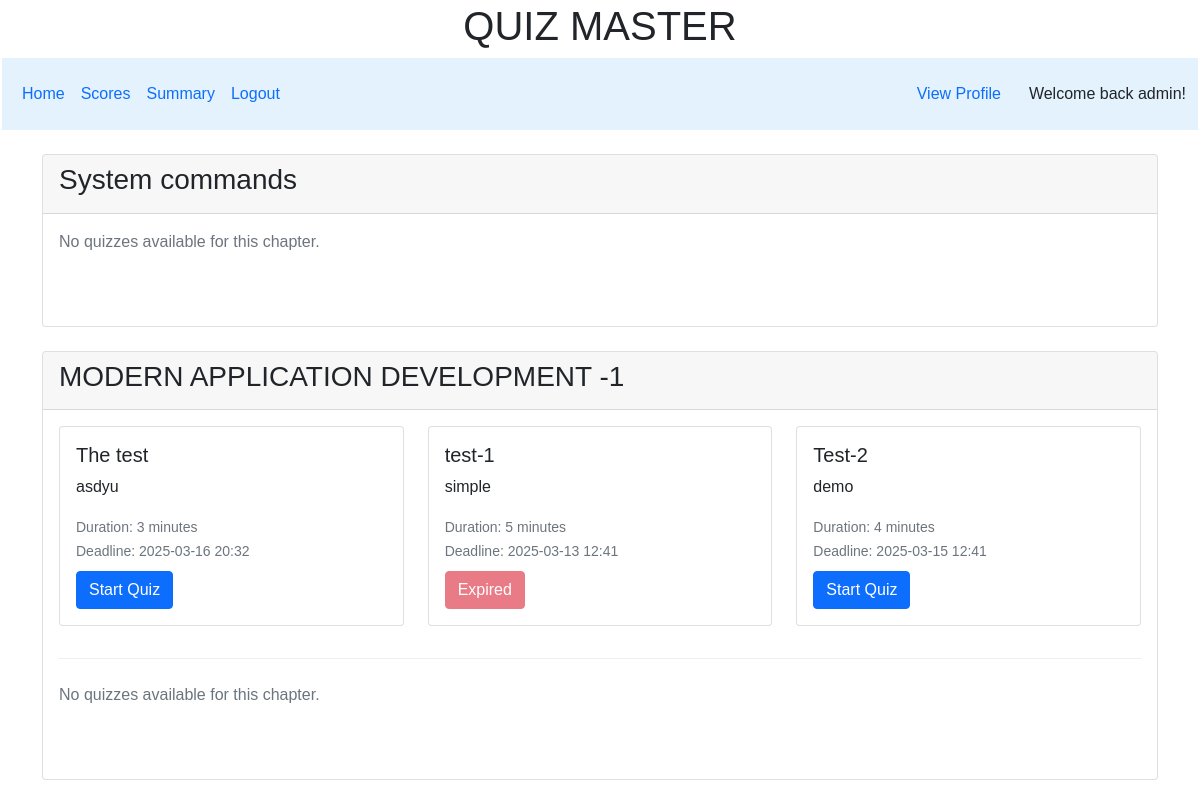
Page /user/1 on the committed database.
### controllers/model.py (models this page shows)
class User_Info(db.Model):
    __tablename__ = 'user_info'
    id = db.Column(db.Integer, primary_key=True)
    email = db.Column(db.String(120), unique=True, nullable=False)
    password = db.Column(db.String, nullable=False)
    role = db.Column(db.Integer, default=1)
    fullname = db.Column(db.String(120), nullable=False)
    qualification = db.Column(db.String, nullable=False)
    dob = db.Column(db.Date, nullable=False)
    quiz = db.relationship('QuizResult',cascade='all, delete', backref=db.backref('User_info_ref', lazy='select'), lazy=True)

class Subject(db.Model):
    __tablename__ = 'subject'
    id = db.Column(db.Integer, primary_key=True)
    subject = db.Column(db.String, nullable=False)
    description = db.Column(db.String, nullable=True)
    chapters = db.relationship('Chapter', backref=db.backref('subject_ref', lazy='select'), lazy=True)

class Chapter(db.Model):
    __tablename__ = 'chapter'
    id = db.Column(db.Integer, primary_key=True)
    subject_id = db.Column(db.Integer, db.ForeignKey('subject.id'), nullable=False)
    chapter = db.Column(db.String, nullable=False)
    description = db.Column(db.String, nullable=True)
    quizzes = db.relationship('Quiz', backref=db.backref('chapter_ref', lazy='select'), lazy='select')
    content = db.relationship('content', backref=db.backref('chapter_ref', lazy='select'), lazy='select')

class Quiz(db.Model):
    __tablename__ = 'Quiz'
    id = db.Column(db.Integer, primary_key=True)
    chapter_id = db.Column(db.Integer, db.ForeignKey('chapter.id'), nullable=False)
    title = db.Column(db.String, nullable=False)
    description= db.Column(db.String, nullable=True)
    deadline = db.Column(db.DateTime, nullable=False)
    totalNoQues = db.Column(db.Integer, default=0)
    totalMarks = db.Column(db.Integer, default=0)
    passingMarks = db.Column(db.Integer, default=0)
    duration = db.Column(db.Integer, nullable=True)
    questions = db.relationship('Question', back_populates='quiz',cascade="all, delete-orphan")
    def is_attempt(self,user_id):
        return QuizResult.query.filter_by(
            user_id=user_id,
            quiz_id=self.id
        ).first() is not None

### controllers/controller.py (the view)
@app.route("/user/<id>")
def user_interface(id):
    subjects = get_subjects()
    chapters = get_chapters()
    user_info = User_Info.query.filter_by(id=id).first()
    name = user_info.fullname
    quiz_results = {}
    for chapter in chapters:
        for quiz in chapter.quizzes:
            result = QuizResult.query.filter_by(user_id=user_info.id, quiz_id=quiz.id).first()
            quiz_results[quiz.id] = result.id if result else None
    session["quiz_results"] = quiz_results
    return render_template("user_interface.html",id=id, subjects=subjects,chapters=chapters,now=datetime.now(),user_info = user_info,quiz_results=quiz_results,name=name)

### controllers/controller.py (called while the page is built)
def get_subjects():
    allsubject = Subject.query.all()
    return allsubject

def get_chapters():
    allchapter = Chapter.query.all()
    return allchapter

### templates/user_interface.html
{% extends 'user_layout.html' %}
{% block content %}
<div class="container mt-4">
    {% for subject in subjects %}
    <div class="card mb-4">
        <div class="card-header">
            <h3>{{ subject.subject }}</h3>
        </div>
        <div class="card-body">
            {% for chapter in subject.chapters %}
            <div class="chapter-section mb-4">
                {% if chapter.quizzes %}
                <div class="row">
                    {% for quiz in chapter.quizzes %}
                    <div class="col-md-4 mb-3">
                        <div class="card">
                            <div class="card-body">
                                <h5 class="card-title">{{ quiz.title }}</h5>
                                <p class="card-text">{{ quiz.description }}</p>
                                <div class="quiz-info mb-2">
                                    <small class="text-muted">
                                        Duration: {{ quiz.duration }} minutes<br>
                                        Deadline: {{ quiz.deadline.strftime('%Y-%m-%d %H:%M') }}
                                    </small>
                                </div>
                                {% if quiz.deadline %}
                                    {% if quiz.deadline > now %}
                                        {% if not quiz.is_attempt(user_info.id) %}
                                            <a href="{{ url_for('start_quiz', quiz_id=quiz.id) }}"
                                            class="btn btn-primary">Start Quiz</a>
                                        {% else %}
                                            <button class="btn btn-secondary" disabled>Already Attempted</button>
                                            <a href="{{ url_for('quiz_result', result_id=quiz_results[quiz.id]) }}" class="btn btn-info mt-2">Review Quiz</a>
                                        {% endif %}
                                    {% else %}
                                        <button class="btn btn-danger" disabled>Expired</button>
                                    {% endif %}
                                {% else %}
                                    <a href="{{ url_for('start_quiz', quiz_id=quiz.id) }}"
                                    class="btn btn-primary">Start Quiz</a>
                                {% endif %}
                            </div>
                        </div>
                    </div>
                    {% endfor %}
                </div>
                {% else %}
                <p class="text-muted">No quizzes available for this chapter.</p>
                {% endif %}
            </div>
            {% endfor %}
        </div>
    </div>
    {% endfor %}
</div>
{% endblock %}

### templates/user_layout.html (shortened to what this page needs)
<!DOCTYPE html>
<html>
    <head>
    <link rel="stylesheet" href="/static/style.css">
    <link href="https://cdn.jsdelivr.net/npm/bootstrap@5.0.2/dist/css/bootstrap.min.css" rel="stylesheet">
    <link href='https://unpkg.com/boxicons@2.1.4/css/boxicons.min.css' rel='stylesheet'>
</head>
<body>
   <div class="my_container">
    <div class="center"><h1>QUIZ MASTER</h1></div>
    <div class="my_panel">
        <nav class="navbar navbar-expand-lg bg-body-tertiary" style="background-color: #e3f2fd;">
        <div class="container-fluid">
          <div class="collapse navbar-collapse" id="navbarText">
            <ul class="navbar-nav me-auto mb-2 mb-lg-0">
              <li class="nav-item">
                <a class="nav-link active" aria-current="page" href="{{ url_for('user_interface', id=user_info.id) }}">Home</a>
              </li>
              <li class="nav-item">
                <a class="nav-link" href="{{ url_for('scores', user_id=session.get('user_id')) }}">Scores</a>
              </li>
              <li class="nav-item">
                <a class="nav-link" href="{{ url_for('summary', user_id=session.get('user_id')) }}">Summary</a>
              </li>
              <li class="nav-item">
                <a class="nav-link" href="{{ url_for('logout') }}">Logout</a>
              </li>
            </ul>
            <nav class="navbar bg-body-tertiary">
                <div class="container-fluid">
                    <a class="nav-link" href="{{ url_for('view_profile', user_id=session.get('user_id')) }}">View Profile</a>
                </div>
              </nav>
              <span class="navbar-text">
                Welcome back {{ name }}!
              </span>
            </div>
          </div>
        </nav>
              {% block content %}
              {% endblock %}
            </div>
          </div>
          </body>
          </html>

### static/style.css (style rules this page uses)
* { margin: 0px; padding: 0px; box-sizing: border-box; font-family: Arial, Helvetica, sans-serif; }
.my_container { border: 2px solid white }
.center { text-align: center; margin: auto; }
.chapter-section { border-bottom: 1px solid #eee; padding-bottom: 1rem; }
.chapter-section:last-child { border-bottom: none; }

### rows in the picture
User_Info: fullname "admin"
Subject: subject "System commands"
Chapter: shows "No quizzes available for this chapter."
Subject: subject "MODERN APPLICATION DEVELOPMENT -1"
Quiz: title "The test", description "asdyu", duration "3", deadline "2025-03-16 20:32"
Quiz: title "test-1", description "simple", duration "5", deadline "2025-03-13 12:41", shows "Expired"
Quiz: title "Test-2", description "demo", duration "4", deadline "2025-03-15 12:41"
Chapter: shows "No quizzes available for this chapter."
